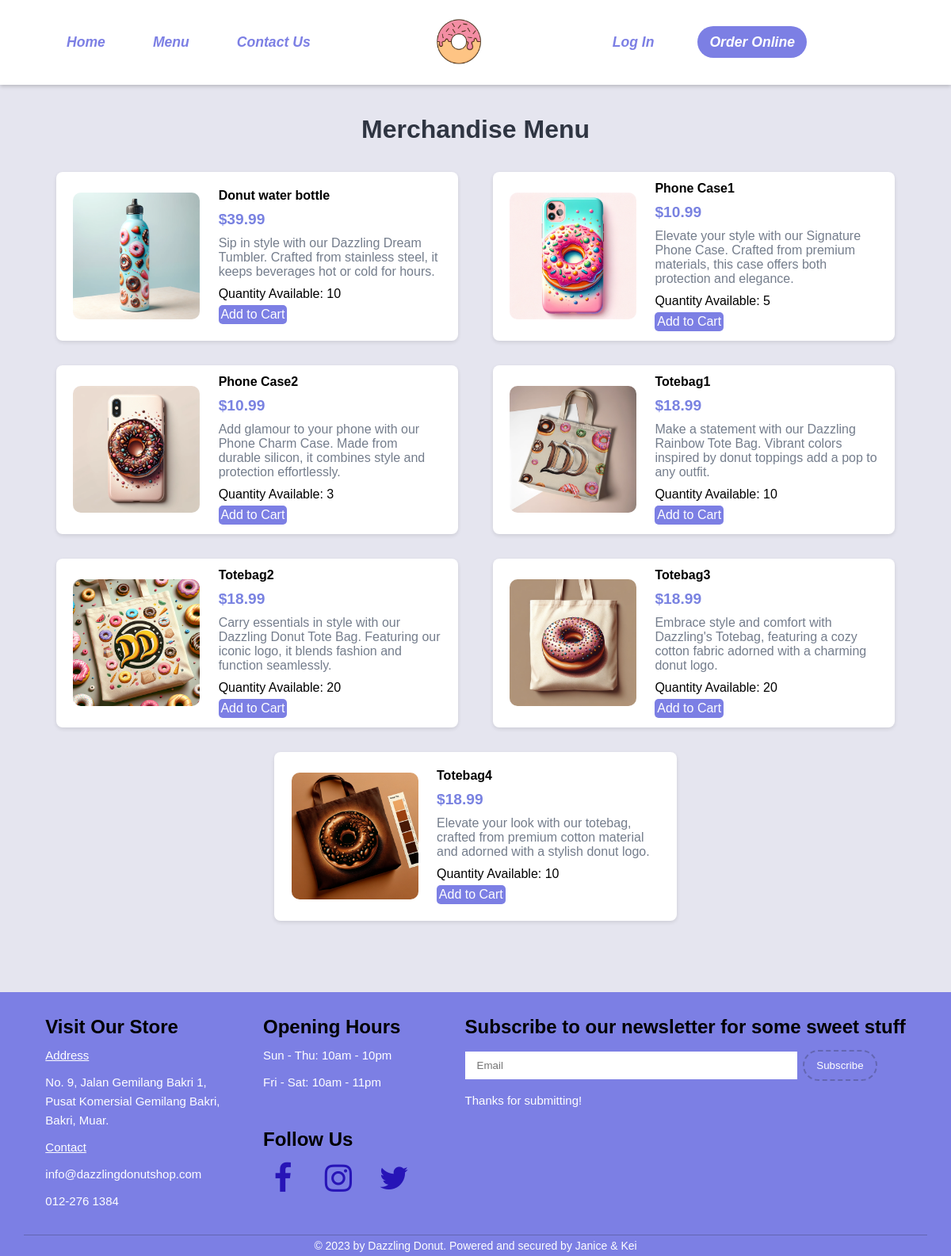
/COMP1044_SRC/COMP1044_SRC/category.php?category=Merchandise, run on the app's committed database.
### tables this page shows
CREATE TABLE IF NOT EXISTS MenuItems (
    MenuItemID INT AUTO_INCREMENT PRIMARY KEY,
    CategoryID INT,
    Name VARCHAR(255) NOT NULL,
    Description TEXT,
    Image VARCHAR(255),
    Price DECIMAL(6,2) NOT NULL,
    Quantity INT NOT NULL,  
    FOREIGN KEY (CategoryID) REFERENCES Categories(CategoryID)
);

### COMP1044_SRC/COMP1044_SRC/category.php (the view, shortened to what this page needs)
<?php
include ("connection.php");
$categoryName = isset($_GET['category']) ? $_GET['category'] : 'Donuts';
$categoryQuery = $con->prepare("SELECT CategoryID FROM Categories WHERE Name = ?");
$categoryQuery->bind_param("s", $categoryName);
$categoryQuery->execute();
$result = $categoryQuery->get_result();
$category = $result->fetch_assoc();
$items = [];
if ($category) {
    $categoryId = $category['CategoryID'];
    $menuItemsQuery = $con->prepare("SELECT * FROM MenuItems WHERE CategoryID = ? ORDER BY Name");
    $menuItemsQuery->bind_param("i", $categoryId);
    $menuItemsQuery->execute();
    $menuItemsResult = $menuItemsQuery->get_result();
    if ($menuItemsResult->num_rows > 0) {
        $items = $menuItemsResult->fetch_all(MYSQLI_ASSOC);
    } else {
        echo "<p>No items found in '{$categoryName}' category.</p>";
    }
} else {
    echo "<p>Category not found.</p>";
}
?>
<!DOCTYPE html>
<html lang="en">
<head>
    <link rel="stylesheet" href="css/style.css">
    <link rel="stylesheet" href="https://cdnjs.cloudflare.com/ajax/libs/font-awesome/4.7.0/css/font-awesome.min.css">
</head>
<body>
    <section class="navbar">
        <div class="main-list">
            <ul class="list">
                <li><a href="index.php">Home</a></li>
                <li class="dropdown">
                        <a href="javascript:void(0)" class="dropbtn">Menu</a>
                </li>
                <li><a href="contact.php">Contact Us</a></li>
            </ul>
        </div>
        <div class="logo">
            <a href="index.php" title="Logo">
                <img src="images/logo.png" alt="Restaurant Logo" class="img-responsive">
            </a>
        </div>
        <div class="user-list">
            <ul class="list">
                <?php if (isset($_SESSION['user_id'])): ?>
                    <li><a href="logout.php">Log Out</a></li>
                    <li class="dropdown">
                    <a href="javascript:void(0)" class="dropbtn"><i class="fa fa-user-secret"></i></a>
                        <div class="dropdown-content">
                            <a href="editprofile.php">Edit Profile</a>
                            <a href="orderHistory.php">Order History</a>
                        </div>
                    </li>
                <?php else: ?>
                    <li><a href="login.php">Log In</a></li>
                <?php endif; ?>
                <li><a href="menu.php" class="order-online">Order Online</a></li>
            </ul>
        </div>
    </section>
    <section class="food-menu2">
        <h2 class="text-center"><?php echo htmlspecialchars($categoryName); ?> Menu</h2>
        <div class="container2">
            <?php foreach ($items as $item): ?>
                <div class="food-menu-box">
                    <div class="food-menu-img">
                        <img src="<?php echo htmlspecialchars($item['Image']); ?>"
                            alt="<?php echo htmlspecialchars($item['Name']); ?>" class="img-responsive img-curve">
                    </div>
                    <div class="food-menu-desc">
                        <h4><?php echo htmlspecialchars($item['Name']); ?></h4>
                        <p class="food-price">$<?php echo htmlspecialchars($item['Price']); ?></p>
                        <p class="food-detail"><?php echo htmlspecialchars($item['Description']); ?></p>
                        <?php if ($item['Quantity'] > 0): ?>
                            <p class="food-quantity">Quantity Available: <?php echo $item['Quantity']; ?></p>
                            <button onclick="addToCart(<?php echo $item['MenuItemID']; ?>)" class="btn btn-primary">Add to
                                Cart</button>
                        <?php else: ?>
                            <p class="food-quantity">Not Available</p>
                        <?php endif; ?>
                    </div>
                </div>
            <?php endforeach; ?>
        </div>
    </section>
    <footer class="footer">
        <div class="footer-content">
            <div class="footer-section about">
                <h3>Visit Our Store</h3>
                <p><span class="underline">Address</span></p>
                <p>No. 9, Jalan Gemilang Bakri 1, <br>Pusat Komersial Gemilang Bakri, <br>Bakri, Muar.</p>
                <p><span class="underline">Contact</span></p>
                <p>info@dazzlingdonutshop.com</p>
                <p>012-276 1384</p>
            </div>
            <div class="footer-section hours">
                <h3>Opening Hours</h3>
                <p>Sun - Thu: 10am - 10pm</p>
                <p>Fri - Sat: 10am - 11pm</p>
                <br><br>
                <h3>Follow Us</h3>
                <div class="social-icons">
                    <a href="https://www.facebook.com/UoNMalaysia" target="_blank" class="fa fa-facebook"
                        aria-label="Facebook"></a>
                    <a href="https://www.instagram.com/uonmalaysia/" target="_blank" class="fa fa-instagram"
                        aria-label="Instagram"></a>
                    <a href="https://twitter.com/elonmusk" target="_blank" class="fa fa-twitter"
                        aria-label="Twitter"></a>
                </div>
            </div>
            <div class="footer-section newsletter">
                <h3>Subscribe to our newsletter for some sweet stuff</h3>
                <form>
                    <input type="email" name="email" placeholder="Email">
                    <button type="submit">Subscribe</button>
                    <p>Thanks for submitting!</p>
                </form>
            </div>
        </div>
        <div class="footer-bottom">
            <p>© 2023 by Dazzling Donut. Powered and secured by
                <a href="https://en.wikipedia.org/wiki/J._Robert_Oppenheimer" target="_blank" class="creator">Janice</a> &
                <a href="https://en.wikipedia.org/wiki/Niels_Bohr" target="_blank" class="creator"> Kei</a>
            </p>
        </div>
    </footer>
</body>
</html>

### COMP1044_SRC/COMP1044_SRC/css/style.css (style rules this page uses)
* { margin: 0 0; padding: 0 0; font-family: Arial, Helvetica, sans-serif; }
.img-responsive { width: 100%; }
.img-curve { border-radius: 15px; }
.text-center { text-align: center; }
a { color: #7c7fe4; text-decoration: none; }
.btn { padding: 1%; border: none; font-size: 1rem; border-radius: 5px; }
.btn-primary { background-color: #7c7fe4; color: white; cursor: pointer; }
h2 { color: #2f3542; font-size: 2rem; margin-bottom: 2%; }
h3 { font-size: 1.5rem; }
body { padding-top: 105px; }
.navbar { position: fixed; top: 0; left: 0; width: 100%; z-index: 1000; background-color: #FFF; padding: 20px 0; display: flex; justify-content: space-around; align-items: center; box-shadow: 0 2px 5px rgba(0,0,0,0.2); flex-wrap: wrap; }
.logo img { width: 100px; }
.list { list-style: none; display: flex; }
.list li { padding: 20px 20px; }
.list li a { color: #7c7fe4; font-weight: bold; font-style: italic; font-size: 1.1em; padding: 10px 10px; border-radius: 20px; transition: background-color 0.3s, color 0.3s; }
.user-list .list { padding: 0; }
.user-list .list li a { padding: 10px 15px; margin-left: 0px; border-radius: 20px; font-family: 'Pacifico' sans-serif; transition: background-color 0.3s, color 0.3s; }
.user-list .list li .order-online { background-color: #7c7fe4; color: white; transition: background-color 0.3s, color 0.3s; }
.dropdown { position: relative; display: inline-block; }
.img-responsive.img-curve { width: 100%; display: block; border-radius: 10px; }
.food-menu2 { background-color: #d4d4e498; padding: 40px 0 70px 0px; }
.container2 { display: flex; flex-wrap: wrap; justify-content: center; gap: 2%; width: 90%; margin: 0 auto; }
.food-menu-box { width: 43%; margin: 1%; padding: 2%; float: left; margin-top: 1%; display: flex; align-items: center; margin-bottom: 20px; background-color: white; box-shadow: 0 2px 5px rgba(0,0,0,0.1); border-radius: 8px; overflow: hidden; height: 170px; flex-direction: row; }
.food-menu-img { flex-shrink: 0; width: 160px; height: 160px; overflow: hidden; }
.food-menu-img img { width: 100%; height: 100%; object-fit: cover; }
.food-menu-desc { flex-grow: 1; flex-direction: column; justify-content: center; width: 80%; float: left; margin-left: 5%; }
.food-quantity { margin-top: 0; padding-top: 0; margin-bottom: 5px; }
.food-menu-desc h4, .food-menu-desc .food-price, .food-menu-desc .food-detail { margin-bottom: 10px; }
.food-menu-desc .food-price { color: #7982e1; font-weight: bold; }
.food-price { font-size: 1.2rem; margin: 2% 0; }
.food-detail { font-size: 1rem; color: #747d8c; }
.footer { background-color: #7c7fe4; color: #FFF; padding: 30px; }
.footer-content { display: flex; justify-content: space-around; align-items: start; padding-bottom: 20px; border-bottom: 1px solid #6366b2; }
.footer-section h3 { color: #000000; margin-bottom: 10px; }
.footer-section p { font-size: 15px; line-height: 1.6; margin-bottom: 10px; }
.social-icons { display: flex; align-items: center; justify-content: center; margin-left: -10px; }
.social-icons a { font-size: 40px; width: 50px; height: 50px; line-height: 50px; text-align: center; margin: 0 10px; border-radius: 50%; display: inline-block; color: #2714b7; }
.footer-section form { margin-top: 15px; }
.footer-section input[type="email"] { padding: 10px 15px; border: none; margin-bottom: 15px; width: 70%; }
.footer-section button { margin-left: 3px; padding: 10px 15px; background-color: #7c7fe4; border: 2px dashed #6366b2; border-radius: 20px; color: #FFF; cursor: pointer; }
.footer-bottom { text-align: center; margin-bottom: -30px; padding: 5px 20px; background-color: #7c7fe4; }
.footer-bottom p { font-size: 14px; }
.footer-bottom .creator { color: #FFF; text-decoration: none; }
.underline { text-decoration: underline; }

### data on the page
menuitems: Image (picture), Name "Donut water bottle", Price "39.99", Description "Sip in style with our Dazzling Dream Tumbler. Crafted from stainless steel, it keeps beverages hot or cold for hours.", Quantity "10"
menuitems: Image (picture), Name "Phone Case1", Price "10.99", Description "Elevate your style with our Signature Phone Case. Crafted from premium materials, this case offers both protection and elegance.", Quantity "5"
menuitems: Image (picture), Name "Phone Case2", Price "10.99", Description "Add glamour to your phone with our Phone Charm Case. Made from durable silicon, it combines style and protection effortlessly.", Quantity "3"
menuitems: Image (picture), Name "Totebag1", Price "18.99", Description "Make a statement with our Dazzling Rainbow Tote Bag. Vibrant colors inspired by donut toppings add a pop to any outfit.", Quantity "10"
menuitems: Image (picture), Name "Totebag2", Price "18.99", Description "Carry essentials in style with our Dazzling Donut Tote Bag. Featuring our iconic logo, it blends fashion and function seamlessly.", Quantity "20"
menuitems: Image (picture), Name "Totebag3", Price "18.99", Description "Embrace style and comfort with Dazzling's Totebag, featuring a cozy cotton fabric adorned with a charming donut logo.", Quantity "20"
menuitems: Image (picture), Name "Totebag4", Price "18.99", Description "Elevate your look with our totebag, crafted from premium cotton material and adorned with a stylish donut logo.", Quantity "10"

### other printed values
$categoryName "Merchandise"
